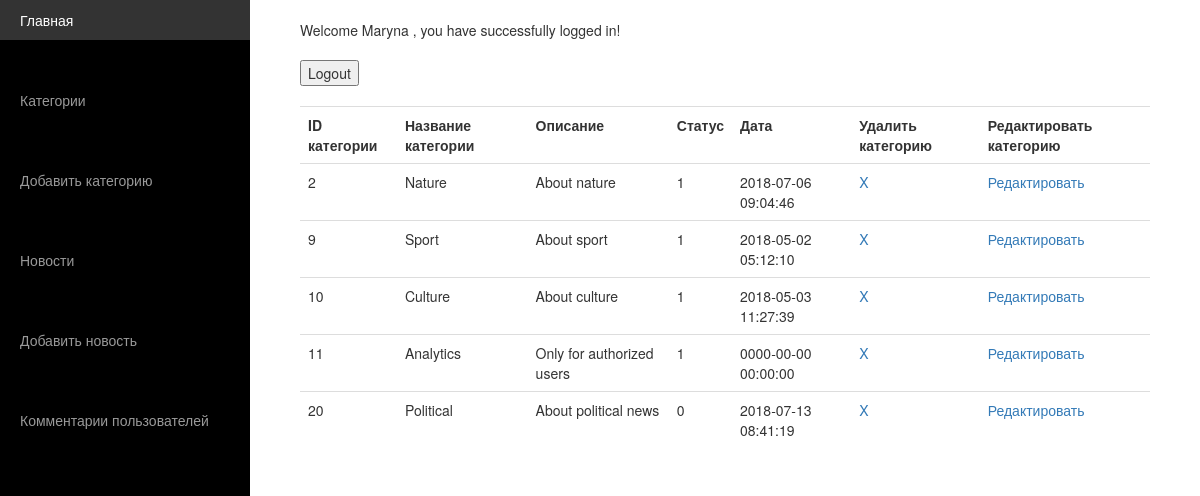
The page /admin/index.php?route=category&action=category_view (signed in) on the database its author committed.
### tables this page shows
CREATE TABLE IF NOT EXISTS `registered_users` (
  `user_id` int(11) NOT NULL,
  `user_name` varchar(11) NOT NULL,
  `first_name` varchar(11) NOT NULL,
  `last_name` varchar(11) NOT NULL,
  `user_password` varchar(11) NOT NULL,
  `user_email` varchar(11) NOT NULL
);

CREATE TABLE IF NOT EXISTS `category` (
  `id_cat` int(11) unsigned NOT NULL,
  `name_cat` varchar(255) NOT NULL,
  `description_cat` text NOT NULL,
  `status_cat` tinyint(4) NOT NULL,
  `date_cat` datetime NOT NULL
);

### admin/model/function.php (called while the page is built, shortened)
<?php
require_once 'db_conect.php';
function userName(){
	$db_hendle = new DBController;
	$query = "SELECT * FROM registered_users WHERE user_id='" . $_SESSION["user_id"] . "'";
	$row = $db_hendle->runQuery($query);
	return $row['first_name'];
}
?>

### admin/db_conect.php (called while the page is built, shortened)
<?php
class DBController {
    private $conn = "";
    private $host = "localhost";
    private $user = "st8487";
    private $password = "5af584411cdeb171942181";
    private $database = "test1";
    function __construct() {
        $conn = $this->connectDB();
        if(!empty($conn)) {
            $this->conn = $conn;
        }
    }
    function connectDB() {
        $conn = mysqli_connect($this->host,$this->user,$this->password,$this->database);
                mysqli_set_charset( $conn, 'utf8');
                return $conn;
        }
    function runSelectQuery($query) {
        $result = mysqli_query($this->conn,$query);
        while($row = mysqli_fetch_assoc($result)) {
            $resultset[] = $row;
        }
        if(!empty($resultset))
            return $resultset;
    }
	function runQuery($query) {
        $result = mysqli_query($this->conn,$query);
        $row  = mysqli_fetch_array($result);
        if(!empty($row)){
            return $row;
		}
	}
}

### admin/controller/category.php (called while the page is built, shortened)
<?php
class CategoryController {
	public function category_view()
    {
		require_once 'model/category.php';
        $result = Category::getCategories();
        return $result;
    }
}
$categoriesData = new CategoryController;
$act = $_GET['action'];
$result = $categoriesData->$act();
require_once 'view/' . $act . '.php';
?>

### admin/model/category.php (called while the page is built, shortened)
<?php
class Category{
	public static function getCategories()
    {
		$db_hendle = new DBController;
		$query = "SELECT * FROM category";
		$result = $db_hendle->runSelectQuery($query);
		return $result;
    }
}

### admin/view/category_view.php (the view)
<table class="table">
    <tr>
        <th>ID категории</th>
        <th>Название категории</th>
        <th>Описание</th>
        <th>Статус</th>
        <th>Дата</th>
        <th>Удалить категорию</th>
        <th>Редактировать категорию</th>
    </tr>
    <?php foreach ($result as $category): ?>
        <tr>
            <td><?php echo $category['id_cat']; ?></td>
            <td><?php echo $category['name_cat']; ?></td>
            <td><?php echo $category['description_cat']; ?></td>
            <td><?php echo $category['status_cat']; ?></td>
            <td><?php echo $category['date_cat']; ?></td>
            <td><a href="index.php?route=category&action=delete_category&id=<?php echo $category['id_cat']; ?>">X</a></td>
            <td><a href="index.php?route=category&action=edit_category&id=<?php echo $category['id_cat']; ?>">Редактировать</a></td>
        </tr>
    <?php endforeach; ?>
</table>

### admin/index.php (shortened to what this page needs)
<?php
require_once 'db_conect.php';
require_once 'model/function.php';
?>
<!DOCTYPE html>
<html lang="en">
<head>
<?php require_once 'view/common/head.php';?>
</head>
<header>
<?php require_once 'view/common/header.php';?>
</header>
<body>
    <div id="wrapper">
        <div id="page-content-wrapper">
            <div class="container-fluid">
                <div class="row">
                    <div class="col-lg-12">
						<div class="col-lg-12">
							<?php
							if(empty($_SESSION["user_id"])) {
								require_once 'view/autorization_view.php';
							}else {
								$welcome = userName();
								require_once 'view/welcome_view.php';
									if ($_GET['route'] != ''){
										$route = $_GET['route'];
										require_once 'controller/' . $route . '.php';
									}else {
								require_once 'controller/index.php';
									}
							}
							?>
						</div>
                    </div>
                </div>
            </div>
        </div>
    </div>
</body>
</html>

### admin/view/common/head.php (shortened to what this page needs)
<!DOCTYPE html>
<html lang="en">
<head>
    <link href="../admin/css/bootstrap.min.css" rel="stylesheet">
    <link href="../admin/css/simple-sidebar.css" rel="stylesheet">
</head>

### admin/view/common/header.php
<div id="sidebar-wrapper">
    <ul class="sidebar-nav">
        <li>
            <a href="#"><a href="index.php?route=index">Главная</a><br></a>
        </li>
        <li>
            <a href="#"><a href="index.php?route=category&action=category_view">Категории</a><br></a>
        </li>
        <li>
            <a href="#"><a href="index.php?route=category&action=insert_category">Добавить категорию</a><br></a>
        </li>
        <li>
            <a href="#"><a href="index.php?route=news&action=news_view">Новости</a><br></a>
        </li>
        <li>
            <a href="#"><a href="index.php?route=news&action=insert_news">Добавить новость</a><br></a>
        </li>
        <li>
            <a href="#"><a href="index.php?route=users_comments&action=users_comments_view">Комментарии пользователей</a><br><br></a>
        </li>
    </ul>
</div>

### admin/view/welcome_view.php
<form action="" method="post">
	<div>Welcome <?php echo ucwords($welcome); ?>, you have successfully logged in!<br>
		<br><input type="submit" name="logout" value="Logout"><br></div>
</form><br>

### admin/css/simple-sidebar.css (style rules this page uses)
body { overflow-x: hidden; }
#wrapper { padding-left: 0; -webkit-transition: all 0.5s ease; -moz-transition: all 0.5s ease; -o-transition: all 0.5s ease; transition: all 0.5s ease; }
#sidebar-wrapper { z-index: 1000; position: fixed; left: 250px; width: 0; height: 100%; margin-left: -250px; overflow-y: auto; background: #000; -webkit-transition: all 0.5s ease; -moz-transition: all 0.5s ease; -o-transition: all 0.5s ease; transition: all 0.5s ease; }
#page-content-wrapper { width: 100%; position: absolute; padding: 15px; }
.sidebar-nav { position: absolute; top: 0; width: 250px; margin: 0; padding: 0; list-style: none; }
.sidebar-nav li { text-indent: 20px; line-height: 40px; }
.sidebar-nav li a { display: block; text-decoration: none; color: #999999; }
@media (min-width:768px) { #wrapper { padding-left: 250px; } }
@media (min-width:768px) { #sidebar-wrapper { width: 250px; } }
@media (min-width:768px) { #page-content-wrapper { padding: 20px; position: relative; } }

### rows shown on the page
registered_users: first_name "Maryna"
category: id_cat "2", name_cat "Nature", description_cat "About nature", status_cat "1", date_cat "2018-07-06 09:04:46"
category: id_cat "9", name_cat "Sport", description_cat "About sport", status_cat "1", date_cat "2018-05-02 05:12:10"
category: id_cat "10", name_cat "Culture", description_cat "About culture", status_cat "1", date_cat "2018-05-03 11:27:39"
category: id_cat "11", name_cat "Analytics", description_cat "Only for authorized users", status_cat "1", date_cat "0000-00-00 00:00:00"
category: id_cat "20", name_cat "Political", description_cat "About political news", status_cat "0", date_cat "2018-07-13 08:41:19"
